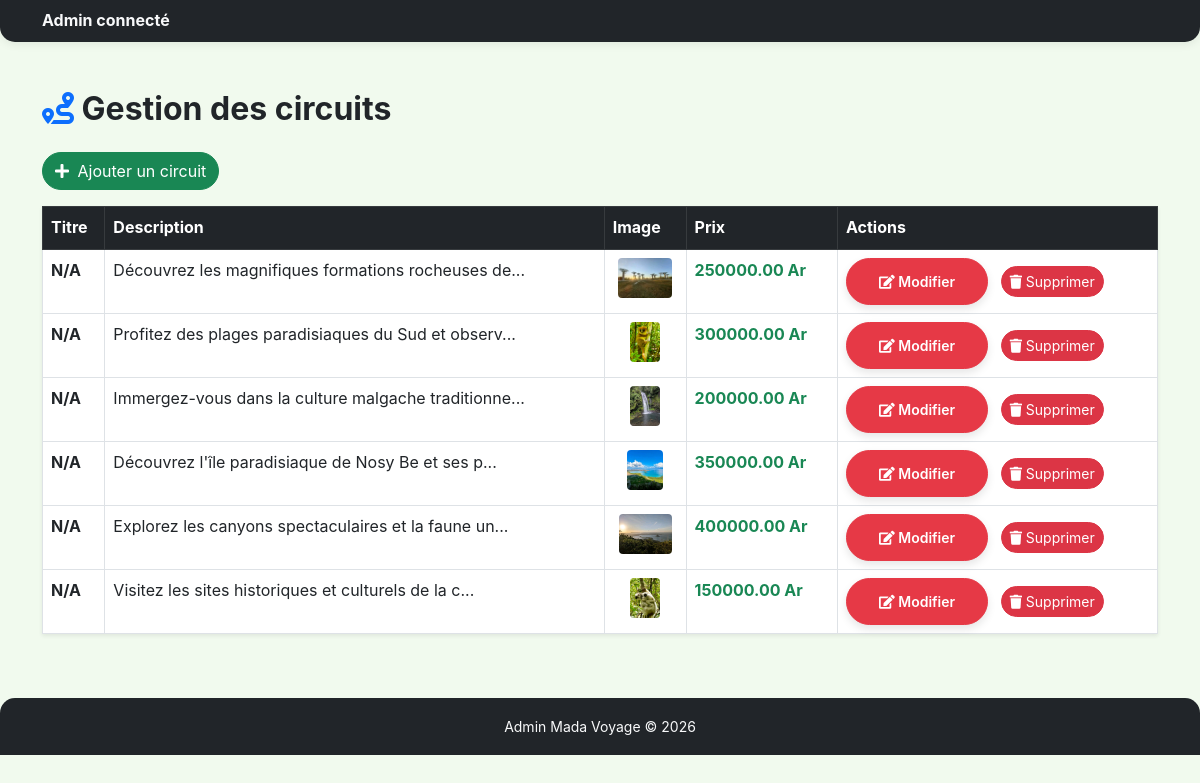
/index.php?controller=admin&action=circuits (signed in), run on the app's committed database.
### tables this page shows
CREATE TABLE IF NOT EXISTS `circuits` (
  `id` int NOT NULL AUTO_INCREMENT,
  `titre` varchar(255) DEFAULT NULL,
  `nom` varchar(100) NOT NULL,
  `description` text,
  `image` varchar(255) DEFAULT NULL,
  `prix` decimal(10,2) NOT NULL,
  `created_at` timestamp NULL DEFAULT CURRENT_TIMESTAMP,
  PRIMARY KEY (`id`)
);

### app/controller/AdminController.php (called while the page is built, shortened)
<?php
class AdminController {
    public function circuits() {
        $pdo = getPDO();
        $stmt = $pdo->query("SELECT * FROM circuits ORDER BY created_at DESC");
        $circuits = $stmt->fetchAll(PDO::FETCH_ASSOC);
        require __DIR__ . '/../../view/layout/layout.php';
    }
}

### index.php (called while the page is built, shortened)
<?php
require_once __DIR__ . '/core/route.php';

### view/admin/circuits.php (the view, shortened to what this page needs)
<section class="py-5 bg-light-custom">
    <div class="container">
        <h2 class="fw-bold mb-4"><i class="fas fa-route text-primary"></i> Gestion des circuits</h2>
        <a href="index.php?controller=admin&action=addCircuit" class="btn btn-success mb-3 rounded-pill">
            <i class="fas fa-plus me-1"></i> Ajouter un circuit
        </a>
        <table class="table table-bordered bg-white shadow-sm">
            <thead class="table-dark">
                <tr>
                    <th>Titre</th>
                    <th>Description</th>
                    <th>Image</th>
                    <th>Prix</th>
                    <th>Actions</th>
                </tr>
            </thead>
            <tbody>
                <?php if (!empty($circuits)): ?>
                    <?php foreach ($circuits as $c): ?>
                    <tr>
                        <td class="fw-bold"><?= htmlspecialchars($c['titre'] ?? 'N/A') ?></td>
                        <td><?= htmlspecialchars(substr($c['description'] ?? '', 0, 50)) ?>...</td>
                        <td class="text-center">
                            <?php if (isset($c['image']) && !empty($c['image'])): ?>
                                <img src="<?= htmlspecialchars($c['image']) ?>" style="height:40px; border-radius: 4px;" alt="Circuit">
                            <?php else: ?>
                                <span class="text-muted">Pas d'image</span>
                            <?php endif; ?>
                        </td>
                        <td class="fw-bold text-success"><?= htmlspecialchars($c['prix'] ?? 0) ?> Ar</td>
                        <td>
                            <a href="index.php?controller=admin&action=editCircuit&id=<?= $c['id'] ?>" class="btn btn-info btn-sm rounded-pill me-2"><i class="fas fa-edit"></i> Modifier</a>
                            <a href="index.php?controller=admin&action=deleteCircuit&id=<?= $c['id'] ?>" class="btn btn-danger btn-sm rounded-pill" onclick="return confirm('Supprimer ce circuit ?');"><i class="fas fa-trash"></i> Supprimer</a>
                        </td>
                    </tr>
                    <?php endforeach; ?>
                <?php else: ?>
                    <tr>
                        <td colspan="5" class="text-center py-4 text-muted">Aucun circuit enregistré</td>
                    </tr>
                <?php endif; ?>
            </tbody>
        </table>
    </div>
</section>

### public/assets/css/style.css (style rules this page uses)
:root { --bs-primary: #0A7B79; --bs-secondary: #FFD700; --bs-info: #E63946; --bs-dark: #1D3557; --bs-light: #F1FAEE; --bs-gray-600: #6c757d; }
body { font-family: 'Inter', Arial, sans-serif; color: var(--bs-dark); background-color: var(--bs-light); line-height: 1.6; min-height: 100vh; }
html { scroll-behavior: smooth; }
.btn-info { background-color: var(--bs-info); border-color: var(--bs-info); transition: all 0.3s; font-weight: 600; padding: 0.75rem 2rem; border-radius: 50px; box-shadow: 0 4px 8px rgba(0, 0, 0, 0.1); color: #fff !important; }
.bg-light-custom { background-color: var(--bs-light) !important; }
@media (min-width: 768px) { section { padding-top: 6rem; padding-bottom: 6rem; } }
::placeholder { color: #b0b0b0; }

### public/assets/css/responsive.css (style rules this page uses)
* { box-sizing: border-box; }
html, body { width: 100%; overflow-x: hidden; }
@media (min-width: 1025px) { .container { max-width: 1140px; } }

### data on the page
circuits: titre "N/A", description "Découvrez les magnifiques formations rocheuses de", image (picture), prix "250000.00"
circuits: titre "N/A", description "Profitez des plages paradisiaques du Sud et observ", image (picture), prix "300000.00"
circuits: titre "N/A", description "Immergez-vous dans la culture malgache traditionne", image (picture), prix "200000.00"
circuits: titre "N/A", description "Découvrez l'île paradisiaque de Nosy Be et ses p", image (picture), prix "350000.00"
circuits: titre "N/A", description "Explorez les canyons spectaculaires et la faune un", image (picture), prix "400000.00"
circuits: titre "N/A", description "Visitez les sites historiques et culturels de la c", image (picture), prix "150000.00"
